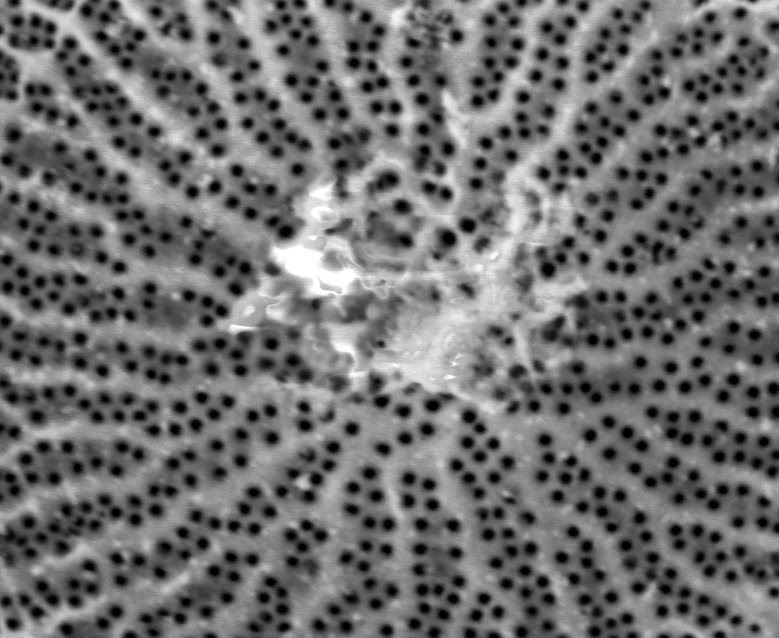
#> input picture work/CNMS/cropped_Wild007.tif, 779 x 638 px
$ jupyter execute 'Blurs, Histograms, Stats .ipynb'
#> lines starting #> are read from the running program, lines starting #| are printed output that depends on the picture; after the words box and inside, x2 and y2 are one past the last pixel; in counts of white or black regions, pixels touching at a corner belong together
[cell 1]
import matplotlib.pyplot as plt
import cv2
img = cv2.imread('cropped_Wild007.tif')
#> img is the input picture: shape (638, 779, 3); min 0, max 255, mean 109.8
blur = cv2.blur(img,(15,15))
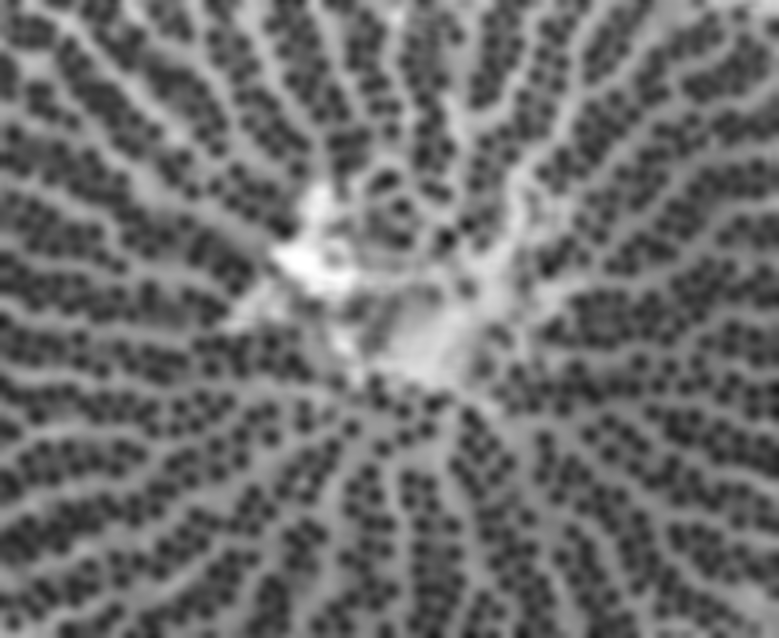
#> blur: shape (638, 779, 3); min 25, max 255, mean 109.8
from matplotlib.colors import LinearSegmentedColormap
cdict2 = {'red':   ((0.0, 0.0, 0.0),
                   (0.1, 1.0, 1.0),
                   (1.0, 1.0, 1.0)),

         'green': ((0.0, 0.0, 0.0),
                   (1.0, 0.0, 0.0)),

        'blue':  ((0.0, 0.0, 0.0),
                   (1.0, 0.0, 0.0))
        }
red2 = LinearSegmentedColormap('Red2', cdict2)
from skimage.filters import threshold_otsu
thotsu=threshold_otsu(blur)
#> thotsu = 114
otsublur = blur[:,:,0]> thotsu
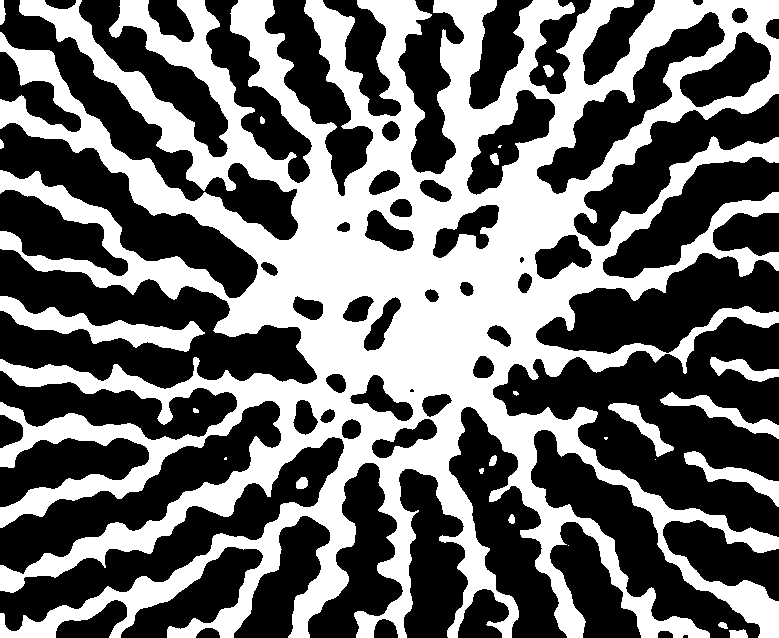
#> otsublur: shape (638, 779) bool; 42.9% white; 24 white regions (5 under 20 px), largest, box (x1, y1, x2, y2) and area: (0, 0, 779, 638) 204020, (0, 296, 205, 352) 3698, (684, 451, 779, 507) 1407

from skimage.morphology import skeletonize
otsuskeleton = skeletonize(otsublur)
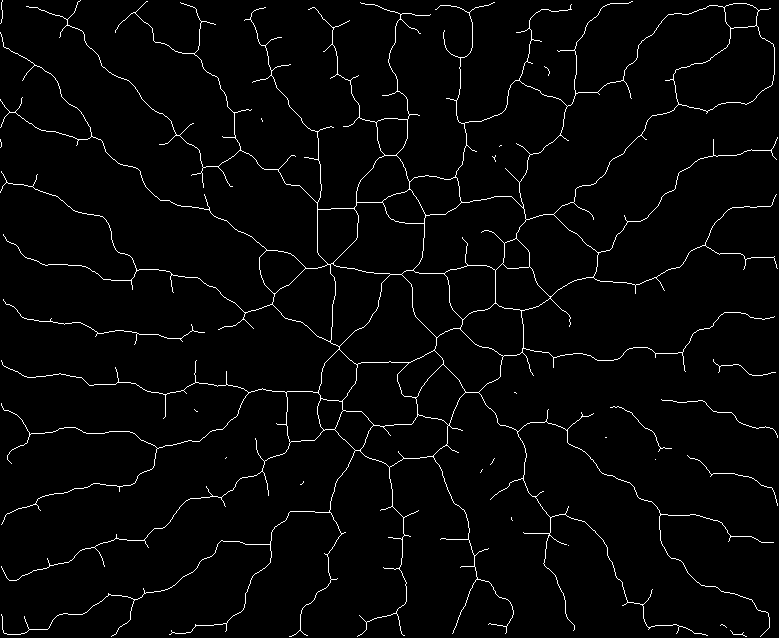
#> otsuskeleton: shape (638, 779) bool; 2.5% white in thin lines or dots
imgplot = plt.imshow(img, alpha=0.9)
ax = plt.subplot()
ax.imshow(otsuskeleton, cmap=red2, interpolation='sinc', alpha=.42)
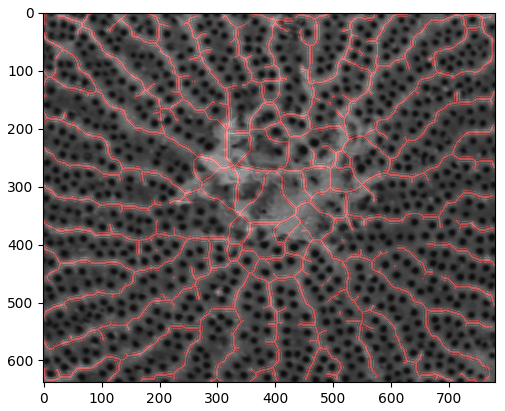
#> figure drawn by matplotlib, 1 panel

[cell 2]
import numpy as np
import cv2 as cv
from matplotlib import pyplot as plt
img = cv.imread('cropped_Wild002.tif',0)
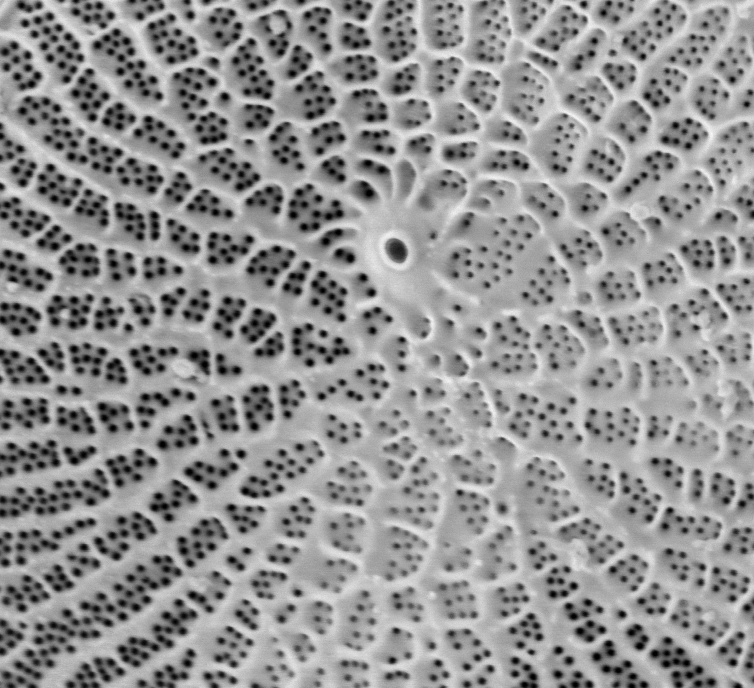
#> input picture work/CNMS/testing thresholds, blurs/cropped_Wild002.tif, 754 x 688 px, found by its file name
#> img is the input picture: shape (688, 754); min 0, max 245, mean 146.3
plt.hist(img.ravel(),256,[0,256]); plt.show()
#> after `plt.hist(img.ravel(), 256, [0, 256])`:
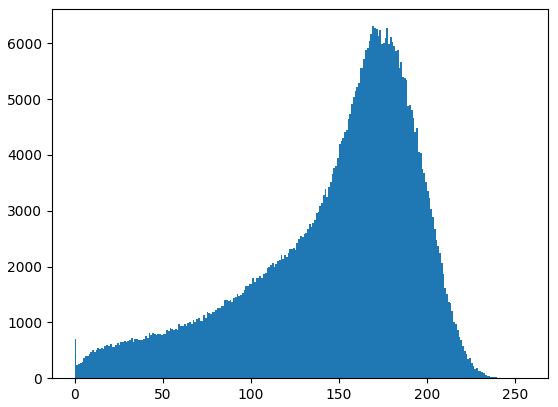
#> figure drawn by matplotlib, 1 panel; tallest bar 6304 high, from x = 169 to 170

np.mean(img)
#> Out = 146.3

[cell 3]
np.std(img)
#> Out = 48.05
